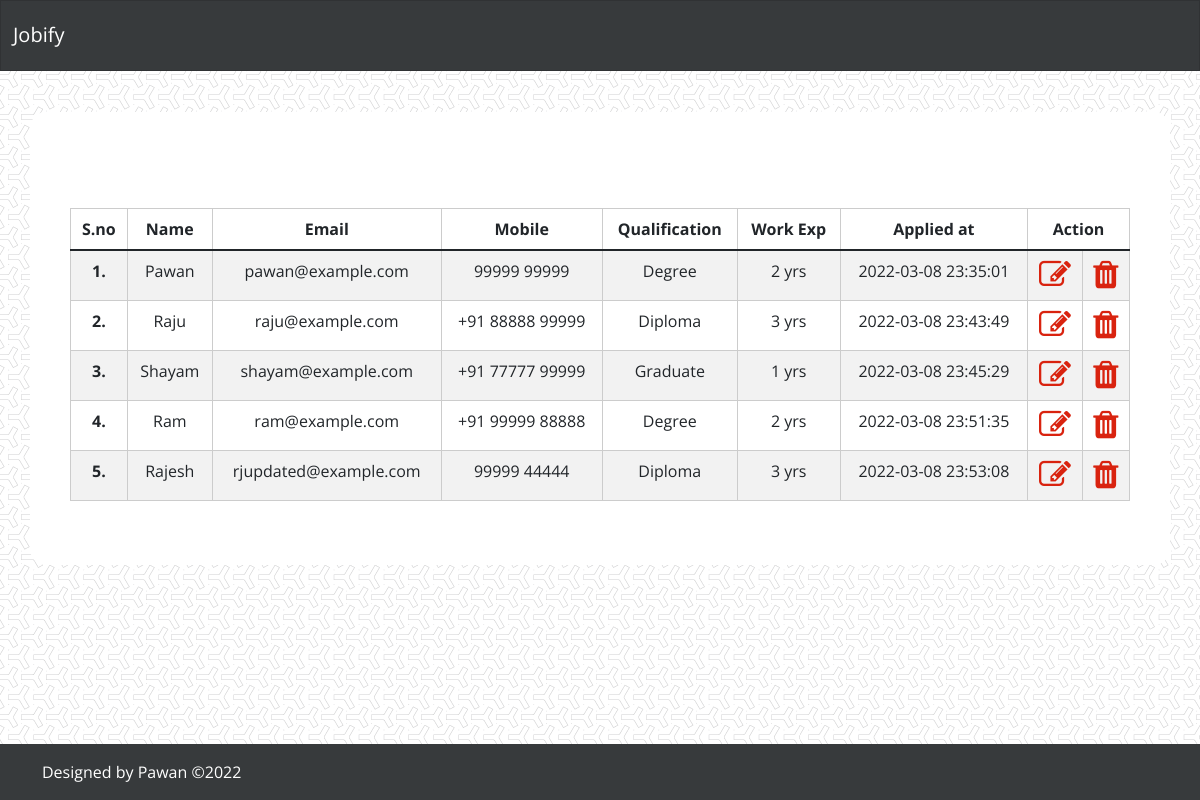
The app's page /admin.php with its own data.
### tables this page shows
CREATE TABLE IF NOT EXISTS `app_data` (
  `id` int(11) NOT NULL AUTO_INCREMENT,
  `name` varchar(255) DEFAULT NULL,
  `email` varchar(255) DEFAULT NULL,
  `mobnum` varchar(255) DEFAULT NULL,
  `qualify` varchar(255) DEFAULT NULL,
  `work` int(11) DEFAULT NULL,
  `data_entry_at` datetime DEFAULT CURRENT_TIMESTAMP,
  PRIMARY KEY (`id`)
);

### admin.php (the view, shortened to what this page needs)
<?php include 'include/header.php';
$sql = "select * from app_data";
$result = $connection->query($sql);
if ($result->num_rows) {
	$cnt = 1;
?>
<div class="container col-xl-12 col-xxl-12 px-4 py-5">
    <div class="row align-items-center g-lg-5 py-5 bg-light admin-box">
      	<div class="col-md-12 mx-auto text-center col-lg-12">
      		<div class="table-responsive">
	      		<table class="table table-striped table-hover table-bordered">
					<thead>
					    <tr>
					      <th scope="col">S.no</th>
					      <th scope="col">Name</th>
					      <th scope="col">Email</th>
					      <th scope="col">Mobile</th>
					      <th scope="col">Qualification</th>
					      <th scope="col">Work Exp</th>
					      <th scope="col">Applied at</th>
					      <th scope="col" colspan="2">Action</th>
					    </tr>
					</thead>
				  	<tbody>
				  		<?php while ($record = $result->fetch_assoc()) { ?>
					    <tr>
					      <th scope="row"><?php echo $cnt; ?>.</th>
					      <td><?php echo $record['name']; ?></td>
					      <td><?php echo $record['email']; ?></td>
					      <td><?php echo $record['mobnum']; ?></td>
					      <td><?php echo $record['qualify']; ?></td>
					      <td><?php echo $record['work']; ?> yrs</td>
					      <td><?php echo $record['data_entry_at']; ?></td>
					      <td>
					      	<a data-bs-toggle="tooltip" data-bs-placement="top" title="UPDATE" href="edit.php?edit_id=<?php echo $record['id']; ?>">
					      		<i class="fa fa-2x fa-pencil-square-o" aria-hidden="true"></i>
					      	</a>
					      </td>
					      <td>
					      	<a data-bs-toggle="tooltip" data-bs-placement="top" title="DELETE" href="delete.php?del_id=<?php echo $record['id']; ?>">
					      		<i class="fa fa-2x fa-trash" aria-hidden="true"></i>
					      	</a>
					      </td>
					    </tr>
					    <?php
					    	$cnt++;
							}
						}
						?>
				  </tbody>
				</table>
			</div>
      	</div>
  	</div>
</div>
<?php include 'include/footer.php'; ?>

### include/header.php (shortened to what this page needs)
<!doctype html>
<html lang="en" class="h-100">
  <head>
  <link rel="stylesheet" href="https://cdnjs.cloudflare.com/ajax/libs/font-awesome/4.7.0/css/font-awesome.min.css">
  <link href="css/bootstrap.min.css" rel="stylesheet">
  <link href="css/style.css" rel="stylesheet">
</head>
<body class="d-flex flex-column h-100">
  <header>
    <nav class="navbar navbar-expand-lg navbar-dark fixed-top bg-dark">
      <div class="container-fluid">
        <a class="navbar-brand" href="index.php">Jobify</a>
      </div>
    </nav>
  </header>

### include/footer.php (shortened to what this page needs)
  <footer class="footer mt-auto py-3 bg-dark">
    <div class="container text-white">
      <span>Designed by Pawan</span> &copy;<?php echo date('Y'); ?>
    </div>
  </footer>
</body>
</html>

### css/style.css (style rules this page uses)
* { padding: 0; margin: 0; box-sizing: border-box; }
body { font-size: 16px; background-image: url("../image/y-so-serious-white.png"); background-repeat: repeat; }
.admin-box { margin-top: 4rem; border-radius: 1rem; padding: 1rem; }

### records on screen
app_data: name "Pawan", email "pawan@example.com", mobnum "99999 99999", qualify "Degree", work "2", data_entry_at "2022-03-08 23:35:01"
app_data: name "Raju", email "raju@example.com", mobnum "+91 88888 99999", qualify "Diploma", work "3", data_entry_at "2022-03-08 23:43:49"
app_data: name "Shayam", email "shayam@example.com", mobnum "+91 77777 99999", qualify "Graduate", work "1", data_entry_at "2022-03-08 23:45:29"
app_data: name "Ram", email "ram@example.com", mobnum "+91 99999 88888", qualify "Degree", work "2", data_entry_at "2022-03-08 23:51:35"
app_data: name "Rajesh", email "rjupdated@example.com", mobnum "99999 44444", qualify "Diploma", work "3", data_entry_at "2022-03-08 23:53:08"
